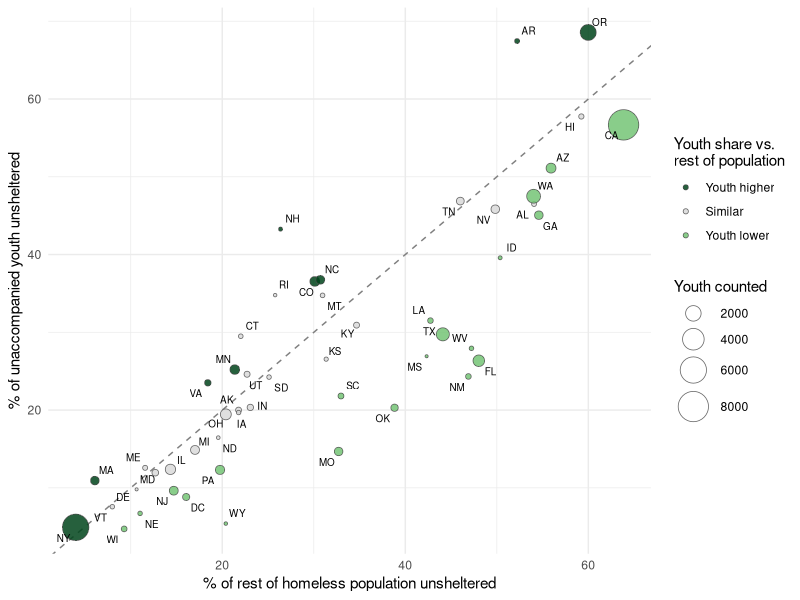
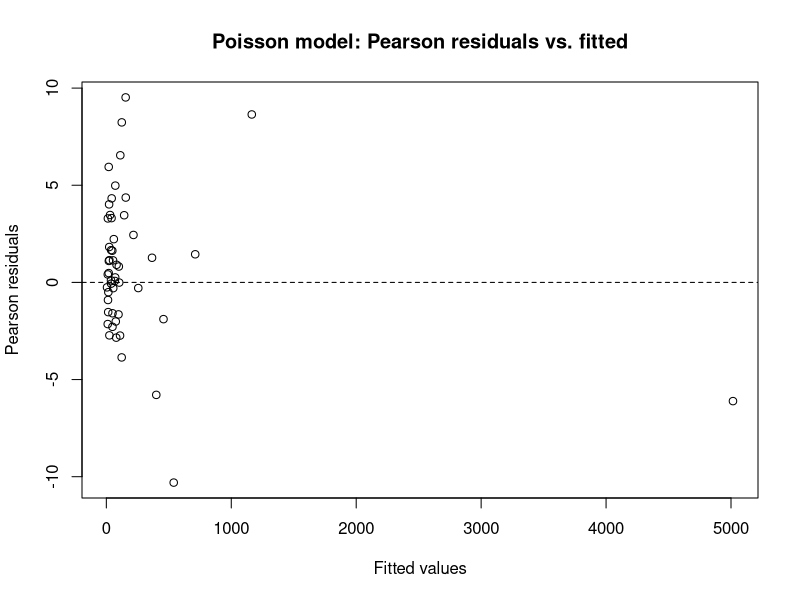

Write the R code that produced these figures, in order.
# ######################################################

# SRM 611 - Project 3: Count Models
# Unsheltered unaccompanied youth across states, 2025 PIT
# Author: Jenn Barnett
# Data: HUD, 2007-2025 Point-in-Time Estimates by State (2025 sheet),
#       HUD User AHAR page
# To run: open "Project 3.Rproj" in RStudio, then source this script

# #####################################################

# SETUP ####

library(readr)
library(dplyr)
library(tidyr)
library(ggplot2)   
library(ggrepel)
library(AER)

# LOAD DATA ####

# Source: HUD, "2007- 2025 Point-in-Time Estimates by State" (.xlsb).
# downloaded from the HUD User AHAR page.
# one-time manual step: opened the .xlsb in Excel (macros disabled)
# and saved the "2025" sheet as CSV. Only that sheet is used here.

pit_raw <- read_csv("Data/2025-PIT-Counts-by-State.csv")

# CLEAN DATA & SAMPLE ####

  # The raw file has ~ 1,000 columns; keep only these five.
  # "us" = unsheltered, "tot" = total (sheltered + unsheltered)
  #     youth_us = all unaccompanied youth under 25 counted unsheltered (response)
  #     youth_tot = all unaccompanied youth under 25 counted
  #                  (Exposure, enters model as offset)
  #     all_us = everyone counted unsheltered (used to build the predictor)
  #     all_tot = everyone counted (used to build the predictor)

pit <- pit_raw |>
  transmute(
    state     = State,
    youth_us  = `Unsheltered Homeless Unaccompanied Youth (Under 25)`,
    youth_tot = `Overall Homeless Unaccompanied Youth (Under 25)`,
    all_us    = `Unsheltered Homeless`,
    all_tot   = `Overall Homeless`
  )
str(pit)

# Rows to review for exclusion ####
nrow(pit)                        
pit |> filter(state == "Total")   
pit |> filter(state %in% c("AS", "GU", "MP", "PR", "VI", "DC"))
pit |> filter(youth_tot == 0 | is.na(youth_tot))

  # Rows removed and why (each documented for the data section):
  # "Total": national sum of all rows, not a state; including it
  # would double-count every youth and create an extreme outlier
  # Blank rows (state = NA): empty rows created when the .xlsb
  # sheet was saved as CSV; not data
  # AS, MP: no PIT data reported (all values missing)
  # GU, PR, VI: excluded; the research question concerns states,
  # and territories differ in geography, housing context, and count
  # administration; youth counts are also very small (5, 45, 6)
  # DC: retained; HUD reports DC as a state-level jurisdiction,
  # though it is entirely urban (noted as a limitation)

# Exclusions 
  pit_model <- pit |>
  filter(
    !is.na(state),                        # drops blank export rows
    state != "Total",                     # drops the national total
    !is.na(youth_tot),                    # drops AS and MP (no data)
    youth_tot > 0,                        # safeguard: log(0) undefined for offset
    !state %in% c("GU", "PR", "VI")       # drops remaining territories
  )

nrow(pit_model)   # should be 51: 50 states + DC

# BUILD VARIABLES ####

# pct_us_other: % of the REST of the homeless population that is
#   unsheltered (everyone except unaccompanied youth). Youth are
#   removed so the outcome is not built into its own predictor.
#   Entered in its original units ( 1 percentage point).
# youth_share: share of counted youth who are unsheltered.
#   DESCRIPTIVE ONLY: used for exploration and plots, NOT the model
#   outcome (the model uses the count youth_us with youth_tot as offset)

pit_model <- pit_model |>
  mutate(
    pct_us_other = 100 * (all_us - youth_us) / (all_tot - youth_tot),
    youth_share  = 100 * youth_us / youth_tot
  )

# EXPLORATION ####

desc <- pit_model |>
  summarise(across(c(youth_us, youth_tot, pct_us_other, youth_share),
                   list(mean = mean, sd = sd, median = median,
                        min = min, max = max))) |>
  tidyr::pivot_longer(everything(),
                      names_to = c("variable", ".value"),
                      names_pattern = "(.*)_(mean|sd|median|min|max)")
desc |> mutate(across(where(is.numeric), \(x) round(x, 1)))

  # Results: n=51
  #   youth_us: mean 227, sd 664, median 63, range 4-4,583
  #   youth_tot: mean688, sd 1,386, median 256, range 51-8086
  #   pct_us_other: mean 30.0, sd16.6, medain 26.4, range 4.0-63.8
  #   youth_share:  mean 27.4, SD 16.4, median 24.6, range 4.7-68.6
  #   Both counts strongly right-skewed (mean >> median, SD > mean).
  #   A few larges states hold most youth, so counts need an offset.

# Raw mean vs. variance of the response

#     rough first look only: the real overdispersion check comes
#     after fitting the model, because the offset matters)

mean(pit_model$youth_us)  # 227
var(pit_model$youth_us)   # ~440,900

# Correlation, youth share vs predictor

cor(pit_model$pct_us_other, pit_model$youth_share)                      # Pearson
cor(pit_model$pct_us_other, pit_model$youth_share, method = "spearman") # rank-based

  # Results:
  #   Correlation, youth share vs predictor: Pearson r = .86,
  #   Spearman rho = .88. Similar values: relationship not driven by
  #   a few extreme states. Unweighted (each state counts equally). 

# States at the extremes

pit_model |> arrange(desc(youth_tot)) |> select(state, youth_tot, youth_share) |> head(5)
pit_model |> arrange(desc(pct_us_other)) |> select(state, pct_us_other, youth_share) |> head(5)

  # Notes:
  #   CA, OR high or predictor and share; NY large but very low share (4.9%) 

# Three groups: youth share above, near, or below the rest-of-population
# share. "Near" = difference within +/- 1.96 standard errors of the
# youth share, given that state's number of counted youth (binomial SE).
# Rest-of-population % treated as fixed (descriptive grouping only).
pit_model <- pit_model |>
  mutate(
    p_youth  = youth_share / 100,
    se_share = 100 * sqrt(p_youth * (1 - p_youth) / youth_tot),
    diff     = youth_share - pct_us_other,
    youth_vs_rest = case_when(
      diff >  1.96 * se_share ~ "Youth higher",
      diff < -1.96 * se_share ~ "Youth lower",
      TRUE                    ~ "Similar"
    ),
    youth_vs_rest = factor(youth_vs_rest,
                           levels = c("Youth higher", "Similar", "Youth lower"))
  )
table(pit_model$youth_vs_rest)   # report these counts in the text

ggplot(pit_model, aes(x = pct_us_other, y = youth_share)) +
  geom_abline(slope = 1, intercept = 0, linetype = "dashed", color = "gray50") +
  geom_point(aes(size = youth_tot, fill = youth_vs_rest), shape = 21,
             color = "gray30", alpha = 0.85, stroke = 0.4) +
  geom_text_repel(aes(label = state), size = 2.5, max.overlaps = 20) +
  scale_size_area(max_size = 10, name = "Youth counted") +
  scale_fill_manual(values = c("Youth higher" = "#00441b",
                               "Similar"      = "#d9d9d9",
                               "Youth lower"  = "#74c476"),
                    name = "Youth share vs.\nrest of population") +
  labs(x = "% of rest of homeless population unsheltered",
       y = "% of unaccompanied youth unsheltered") +
  theme_minimal()

# BASELINE POISSON MODEL ####

# Response: youth_us (count of unsheltered unaccompanied youth)
# Predictor: pct_us_other (Per 1 percentage point)
# Offset: log(youth_tot): coefficient fixed at 1, so the model
#         describes the RATE of unsheltered youth per counted youth
m_pois <- glm(youth_us ~ pct_us_other + offset(log(youth_tot)),
              family = poisson, data = pit_model)
summary(m_pois)

deviance(m_pois) / df.residual(m_pois)  # deviance ratio; ~1 if Poisson fits
exp(coef(m_pois))                       # rate ratios
range(pit_model$pct_us_other)           # intercept (0%) is outside data range

  # Results:
  #   b = 0.033 (SE 0.0005), RR = 1.033.
  #   Residual deviance 668.44 on 49 df (ration ~13.6. AIC  = 984.26
  #   Not interpreted: Poisson fixes dispersion at 1, so SEs may be understated.
  #   Intercept corresponds to 0%, outside observed range.

# BASELINE DIAGNOSTICS ####

# Offset check: does the data support fixing the coefficient at 1?
#     Fit log(youth_tot) as a regular predictor instead. If its
#     estimate is close to 1, the offset is supported.
m_offcheck <- glm(youth_us ~ pct_us_other + log(youth_tot),
                  family = poisson, data = pit_model)
coef(m_offcheck)["log(youth_tot)"]
confint(m_offcheck)["log(youth_tot)", ]

# Overdispersion: Pearson chi-square / residual df
#     Poisson assumes this ratio is about 1.
#     Much larger than 1 = states vary more than Poisson allows,
#     so its standard errors are too small.
sum(residuals(m_pois, type = "pearson")^2) / df.residual(m_pois)

# Formal test of overdispersion
#     H0: variance = mean (Poisson holds)
dispersiontest(m_pois)

#### Did not add (Cooks or residual plot) to the report for the sake of saving 
# space and redundancy

# Influence: which states pull hardest on the estimates?
#     Common rule of thumb: Cook's D > 4/n flags a state for a look
pit_model$cooks <- cooks.distance(m_pois)
pit_model |>
  arrange(desc(cooks)) |>
  select(state, youth_tot, youth_share, pct_us_other, cooks) |>
  head(6)
4 / nrow(pit_model)   # the cutoff

# Residual plot: Pearson residuals vs. fitted values
plot(fitted(m_pois), residuals(m_pois, type = "pearson"),
     xlab = "Fitted values", ylab = "Pearson residuals",
     main = "Poisson model: Pearson residuals vs. fitted")
abline(h = 0, lty = 2)

# NEGATIVE BINOMIAL MODEL ####

m_nb <- MASS::glm.nb(youth_us ~ pct_us_other + offset(log(youth_tot)),
                     data = pit_model)
summary(m_nb)
  #   Model comparison: AIC (lower)
AIC(m_pois, m_nb)
  # Results:
  # M_pois 984.26
  # m_nb    481.40
